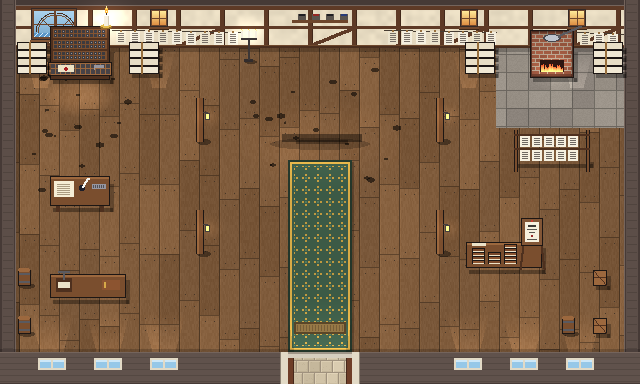

This figure's Python source:
#!/usr/bin/env python3
# Innenraum Buchdruckerei: 40 x 24 Kacheln a 16 px, Topdown, gleiche Bausteine wie die anderen Raeume.
# Aufruf: python3 innen/druckerei.py
# Ausgabe: druckerei.png, druckerei_2x.png, druckerei_kollision.png, druckerei.json, druckerei_daten.js
#          druckerei_presse.png: Sprite-Blatt der Druckerpresse (16 Bilder a 128 x 128, transparent),
#          das Spiel spielt es ab, damit sich Karren, Bengel, Tiegel und Deckel wirklich bewegen.

import json, math, os, random, struct, sys, zlib

HERE = os.path.dirname(os.path.abspath(__file__))
sys.path.insert(0, HERE)
sys.path.insert(0, os.path.join(HERE, "..", "welt"))
import generator as G  # noqa: E402
import observatorium as O  # noqa: E402  (Moebel und Wandbausteine)

T = 16
W, H = 40, 24
PW, PH = W * T, H * T
cv = G.Canvas(PW, PH)
G.cv = O.cv = cv
h2, mul, jit, lerp = G.h2, G.mul, G.jit, G.lerp
DARK = G.DARK

# ---------------------------------------------------------------- Raster
# '#' Boden, 'X' Wand/Moebel, 'A' Ausgang, 'S' Eintrittsstelle, 'I' Interaktionsflaeche
grid = [["#"] * W for _ in range(H)]

def fill(x0, y0, x1, y1, t):
    for y in range(y0, y1 + 1):
        for x in range(x0, x1 + 1):
            grid[y][x] = t

fill(0, 0, W - 1, 2, "X")
fill(0, 0, 0, H - 1, "X")
fill(W - 1, 0, W - 1, H - 1, "X")
fill(0, 22, W - 1, H - 1, "X")
fill(18, 22, 21, 22, "A")
fill(18, 20, 21, 20, "S")

# Interaktionen: setzkasten (Auftrag, markiert), setzpult (schreiben), presse (Druckermeister), tafel (Infotafel, freiwillig)
INTERAKTIONEN = [
    {"id": "setzkasten", "objekt": (3, 3, 6, 4), "flaeche": (3, 5, 6, 6), "markiert": True},
    {"id": "setzpult", "objekt": (3, 11, 6, 12), "flaeche": (3, 13, 6, 13), "markiert": False},
    {"id": "presse", "objekt": (17, 3, 22, 8), "flaeche": (18, 9, 21, 9), "markiert": False},
    {"id": "tafel", "objekt": (29, 15, 33, 16), "flaeche": (29, 17, 33, 17), "markiert": False},
]
# Druckerpresse als Sprite: linke obere Ecke in Pixeln, 128 x 128 je Bild
PRESSE = {"x": 16 * T, "y": 16, "w": 128, "h": 128, "bilder": 16}
# Fusspunkt des Druckermeisters am Bengel (Kachelkoordinaten)
MEISTER = {"x": 24.3, "y": 4}

objs = []

def block(x0, y0, w, h, fn):
    for y in range(y0, y0 + h):
        for x in range(x0, x0 + w):
            assert grid[y][x] == "#", ("belegt", x, y)
            grid[y][x] = "X"
    objs.append(((y0 + h) * T, fn))

def mk(f, *a):
    return lambda: f(*a)

# ---------------------------------------------------------------- Boden: grobe Dielen, Steinplatten am Ofen
def planks(x, y):
    row = x // 20                       # Dielen laufen von vorn nach hinten
    off = int(h2(row, 0, 51) * 60)
    seg = (y + off) // 70
    base = [(128, 92, 60), (118, 84, 54), (136, 98, 64), (122, 88, 58)][int(h2(row, seg, 52) * 4)]
    c = jit(base, (h2(x, y // 3, 53) - 0.5) * 9)
    lx = x % 20
    if lx == 19:
        return mul(base, 0.62)
    if lx == 0:
        c = mul(c, 1.07)
    if (y + off) % 70 == 0:
        return mul(base, 0.7)
    if lx in (5, 14) and (y + off) % 70 in (6, 64):
        return (70, 54, 40)             # Naegel
    return c

def slabs(x, y):
    sx, sy = x // 22, y // 18
    base = [(150, 142, 132), (140, 132, 124), (158, 150, 140)][int(h2(sx, sy, 54) * 3)]
    c = jit(base, (h2(x, y, 55) - 0.5) * 8)
    if x % 22 == 0 or y % 18 == 0:
        return mul(base, 0.72)
    return c

def floor_pass():
    b = cv.b
    for y in range(PH):
        for x in range(PW):
            c = slabs(x, y) if (x >= 31 * T and y < 8 * T) else planks(x, y)
            i = (y * PW + x) * 3
            b[i] = c[0]; b[i + 1] = c[1]; b[i + 2] = c[2]
    # Druckerschwaerze: Flecken rund um Presse und Setzpult
    rng = random.Random(7)
    for _ in range(40):
        cx = rng.choice([rng.randint(15 * T, 25 * T), rng.randint(2 * T, 8 * T)])
        cy = rng.randint(4 * T, 12 * T)
        r = rng.uniform(1.5, 4.5)
        cv.shade_ellipse(cx, cy, r, r * 0.6, 0.45)

def pool(cx, cy, rx, ry, f):
    for py in range(int(cy - ry), int(cy + ry) + 1):
        for px in range(int(cx - rx), int(cx + rx) + 1):
            d = ((px - cx) / rx) ** 2 + ((py - cy) / ry) ** 2
            if d < 1:
                cv.shade(px, py, 1 + (f - 1) * (1 - d) ** 1.5)

# ---------------------------------------------------------------- Waende: Fachwerk wie an der Fassade
PUTZ = (234, 222, 196)
BALKEN = (94, 58, 38)

def back_wall():
    hh = 3 * T
    cv.rect(0, 0, PW, 6, O.CAP)
    cv.rect(0, 5, PW, 1, O.CAP_L)
    G.wall(0, 6, PW, hh - 6, PUTZ, "plaster")
    for bx in range(0, PW, 44):                       # Staender
        cv.rect(bx, 6, 5, hh - 8, BALKEN)
        cv.rect(bx + 4, 6, 1, hh - 8, mul(BALKEN, 0.7))
    cv.rect(0, 6, PW, 4, BALKEN)                      # Rahm
    cv.rect(0, 26, PW, 3, BALKEN)                     # Riegel
    for i, bx in enumerate(range(0, PW - 44, 44)):    # Streben im unteren Feld
        if i % 3 == 1:
            cv.line(bx + 5, 44, bx + 43, 29, BALKEN, 3)
    # Fenster: links der Blick auf das Muehlrad, sonst Butzenscheiben
    wheel_window(2 * T + 2, 11)
    for fx in (9 * T + 8, 28 * T + 14, 35 * T + 10):
        G.window(fx, 11, 14, 14, "lit", frame=(110, 70, 44))
    # Leinen mit trocknenden Boegen quer ueber die Wand
    for y0, x0, x1 in ((30, 7 * T, 15 * T), (30, 24 * T, 31 * T), (32, 36 * T, 39 * T)):
        cv.line(x0, y0, x1, y0 + 2, (70, 60, 50))
        for k, sx in enumerate(range(x0 + 4, x1 - 8, 14)):
            sy = y0 + int((sx - x0) / (x1 - x0) * 2)
            cv.rect(sx, sy + 1, 10, 13, (244, 238, 222) if k % 3 else (236, 228, 206))
            for ly in range(sy + 3, sy + 12, 2):
                cv.rect(sx + 2, ly, 6, 1, (120, 112, 104))
            cv.rect(sx + 4, sy, 2, 2, (150, 110, 60))  # Klammer
    # Regalbrett mit Farbtoepfen
    cv.rect(18 * T + 4, 20, 4 * T - 8, 3, (110, 70, 44))
    for k, col in enumerate(((30, 30, 34), (150, 40, 36), (30, 30, 34), (40, 60, 120))):
        px = 18 * T + 10 + k * 14
        cv.rect(px, 14, 8, 6, (90, 84, 78))
        cv.rect(px + 1, 14, 6, 2, col)
    cv.rect(0, hh - 3, PW, 3, (74, 46, 30))
    cv.rect(0, hh - 3, PW, 1, (110, 72, 44))
    cv.shade_rect(0, hh, PW, 4, 0.78)
    for fx in (2 * T + 2, 9 * T + 8, 28 * T + 14, 35 * T + 10):
        O.light_pool(fx, fx + 14, hh + 40, 40)

def wheel_window(x, y):
    """Grosses Fenster: draussen dreht sich das Muehlrad im Bach."""
    w, h = 40, 26
    cv.rect(x - 3, y - 3, w + 6, h + 6, DARK)
    cv.rect(x - 2, y - 2, w + 4, h + 4, (110, 70, 44))
    for py in range(y, y + h):
        cv.rect(x, py, w, 1, lerp((170, 210, 236), (120, 170, 206), (py - y) / h))
    cx, cy = x + 22, y + 22
    for r, col in ((20, (70, 44, 28)), (18, (120, 80, 50))):
        for k in range(120):
            a = k / 120 * math.pi * 2
            px, py = cx + math.cos(a) * r, cy + math.sin(a) * r
            if y <= py < y + h and x <= px < x + w:
                cv.set(px, py, col)
    for k in range(8):
        a = k * math.pi / 4
        for t in range(0, 19):
            px, py = cx + math.cos(a) * t, cy + math.sin(a) * t
            if y <= py < y + h and x <= px < x + w:
                cv.set(px, py, (100, 64, 40))
    for px in range(x, x + w):
        for py in range(y + h - 4, y + h):
            cv.set(px, py, (90, 150, 200) if (px + py) % 5 else (220, 240, 250))
    cv.rect(x + w // 2, y, 2, h, (110, 70, 44))
    cv.rect(x, y + h // 2, w, 1, (110, 70, 44))
    cv.rect(x - 4, y + h + 3, w + 8, 2, (130, 86, 54))

# ---------------------------------------------------------------- Druckerpresse (Sprite-Blatt mit Transparenz)
class Rgba:
    def __init__(s, w, h):
        s.w, s.h = w, h
        s.b = bytearray(w * h * 4)
    def set(s, x, y, c, a=255):
        x, y = int(x), int(y)
        if 0 <= x < s.w and 0 <= y < s.h:
            i = (y * s.w + x) * 4
            s.b[i:i + 4] = bytes((c[0], c[1], c[2], a))
    def rect(s, x, y, w, h, c):
        for yy in range(int(y), int(y + h)):
            for xx in range(int(x), int(x + w)):
                s.set(xx, yy, c)
    def line(s, x0, y0, x1, y1, c, t=1):
        n = int(max(abs(x1 - x0), abs(y1 - y0)) * 2) + 1
        for k in range(n + 1):
            px, py = x0 + (x1 - x0) * k / n, y0 + (y1 - y0) * k / n
            s.rect(px - t // 2, py - t // 2, t, t, c)
    def ellipse(s, cx, cy, rx, ry, c):
        for yy in range(int(cy - ry), int(cy + ry) + 1):
            for xx in range(int(cx - rx), int(cx + rx) + 1):
                if ((xx - cx) / rx) ** 2 + ((yy - cy) / ry) ** 2 <= 1:
                    s.set(xx, yy, c)
    def blit(s, o, ox):
        for y in range(o.h):
            for x in range(o.w):
                i = (y * o.w + x) * 4
                if o.b[i + 3]:
                    j = (y * s.w + x + ox) * 4
                    s.b[j:j + 4] = o.b[i:i + 4]
    def save(s, path):
        raw = bytearray()
        for y in range(s.h):
            raw += b"\x00" + s.b[y * s.w * 4:(y + 1) * s.w * 4]
        def chunk(t, d):
            return struct.pack(">I", len(d)) + t + d + struct.pack(">I", zlib.crc32(t + d) & 0xFFFFFFFF)
        data = b"\x89PNG\r\n\x1a\n" + chunk(b"IHDR", struct.pack(">IIBBBBB", s.w, s.h, 8, 6, 0, 0, 0))
        data += chunk(b"IDAT", zlib.compress(bytes(raw), 9)) + chunk(b"IEND", b"")
        with open(path, "wb") as f:
            f.write(data)

HOLZ, HOLZ_L, HOLZ_D = (122, 78, 46), (156, 104, 62), (78, 48, 30)
EISEN, EISEN_L = (58, 56, 60), (104, 102, 108)
KONTUR = (28, 22, 20)

def press_frame(k, d, a, t, druck):
    """Eine Ansicht der Presse. k: Karren ausgefahren 0..1, d: Tiegel gesenkt 0..1,
    a: Bengel gezogen 0..1, t: Deckel (Rahmen mit Bogen) aufgeklappt 0..1, druck: Bogen bedruckt."""
    s = Rgba(128, 128)
    cx = 64
    # Schienenbahn (Rippen) mit Vorderbein, laeuft nach vorn zum Betrachter
    s.rect(38, 72, 4, 52, HOLZ_D); s.rect(86, 72, 4, 52, HOLZ_D)
    s.rect(37, 72, 2, 52, KONTUR); s.rect(89, 72, 2, 52, KONTUR)
    for yy in range(76, 124, 8):
        s.rect(42, yy, 44, 2, mul(HOLZ_D, 0.9))
    s.rect(40, 118, 48, 6, HOLZ); s.rect(40, 123, 48, 2, KONTUR)
    # Karren mit Form (gesetzte Lettern) faehrt auf den Schienen
    ky = 70 + int(k * 30)
    s.rect(40, ky, 48, 20, KONTUR)
    s.rect(41, ky + 1, 46, 18, HOLZ_L)
    s.rect(46, ky + 4, 36, 12, (54, 50, 52))                   # Form: Bleisatz, eingefaerbt
    for ly in range(ky + 5, ky + 15, 2):
        s.rect(48, ly, 32, 1, (84, 80, 84))
    s.rect(84, ky + 6, 5, 6, (140, 140, 146))                  # Kurbel
    # Deckel (Tympan mit Bogen) am hinteren Rand des Karrens, klappt nach oben
    th = int(20 - t * 36)                                      # 20: zu (liegt auf der Form), -16: offen, steht hoch
    if th >= 0:
        s.rect(42, ky + 1, 44, max(1, th), (236, 230, 214))
        s.rect(42, ky + 1, 44, 1, KONTUR)
    else:
        top = ky + th
        s.rect(42, top, 44, -th + 1, KONTUR)
        s.rect(43, top + 1, 42, -th - 1, (244, 238, 222))
        if druck and -th > 8:
            for ly in range(top + 3, ky - 1, 2):
                s.rect(47, ly, 34, 1, (70, 66, 64))
    # Wangen (Seitenpfosten) und Kopf
    for wx in (26, 90):
        s.rect(wx, 6, 12, 112, KONTUR)
        s.rect(wx + 1, 6, 10, 112, HOLZ)
        s.rect(wx + 1, 6, 3, 112, HOLZ_L)
        s.rect(wx + 8, 6, 3, 112, HOLZ_D)
        s.rect(wx - 3, 114, 18, 8, KONTUR); s.rect(wx - 2, 114, 16, 6, HOLZ_D)   # Fuesse
    s.rect(24, 2, 80, 8, KONTUR); s.rect(25, 3, 78, 6, HOLZ_L)                   # Krone
    s.rect(24, 14, 80, 14, KONTUR); s.rect(25, 15, 78, 12, HOLZ)                 # Kopf
    s.rect(25, 15, 78, 2, HOLZ_L)
    s.rect(38, 50, 52, 7, KONTUR); s.rect(38, 51, 52, 5, HOLZ)                   # Buechse (Fuehrung)
    # Spindel: Gewinde dreht sich mit dem Bengel
    drop = int(d * 8)
    for yy in range(28, 58 + drop):
        s.rect(cx - 3, yy, 7, 1, EISEN if (yy + int(a * 6)) % 4 < 2 else EISEN_L)
    s.rect(cx - 4, 28, 1, 30 + drop, KONTUR); s.rect(cx + 4, 28, 1, 30 + drop, KONTUR)
    # Tiegel (Druckplatte) haengt an der Spindel und senkt sich auf den Karren
    py = 58 + drop
    s.rect(42, py, 44, 7, KONTUR); s.rect(43, py + 1, 42, 5, EISEN_L)
    s.rect(43, py + 1, 42, 1, (150, 150, 156))
    # Bengel: Hebel an der Spindel. In Ruhe zeigt er nach hinten, beim Ziehen schwingt er zum Drucker nach rechts vorn
    ang = -0.9 + a * 1.05
    ex, ey = cx + math.cos(ang) * 58, 40 + math.sin(ang) * 24
    s.line(cx, 40, ex, ey, KONTUR, 4)
    s.line(cx, 40, ex, ey, (80, 78, 84), 2)
    s.ellipse(ex, ey, 3, 3, KONTUR); s.ellipse(ex, ey, 2, 2, HOLZ_L)            # Griff
    s.ellipse(cx, 40, 4, 4, KONTUR); s.ellipse(cx, 40, 3, 3, EISEN_L)
    # Farbballen auf der rechten Wange
    for bx in (95, 103):
        s.rect(bx - 1, 64, 2, 8, HOLZ_D)
        s.ellipse(bx, 62, 4, 3, KONTUR); s.ellipse(bx, 62, 3, 2, (40, 36, 36))
    return s

# Ablauf eines Drucks in 16 Bildern: Deckel zu, einfahren, ziehen, loslassen, ausfahren, Deckel auf
ABLAUF = [(1, 0, 0, 1), (1, 0, 0, 0.5), (1, 0, 0, 0), (0.66, 0, 0, 0), (0.33, 0, 0, 0), (0, 0, 0, 0),
          (0, 0.4, 0.4, 0), (0, 1, 1, 0), (0, 1, 1, 0), (0, 0.4, 0.4, 0), (0, 0, 0, 0),
          (0.33, 0, 0, 0), (0.66, 0, 0, 0), (1, 0, 0, 0), (1, 0, 0, 0.5), (1, 0, 0, 1)]

def export_press():
    blatt = Rgba(128 * len(ABLAUF), 128)
    for i, (k, d, a, t) in enumerate(ABLAUF):
        blatt.blit(press_frame(k, d, a, t, druck=i >= 10), i * 128)
    blatt.save(os.path.join(HERE, "druckerei_presse.png"))

def press_base():
    """Im Raumbild nur Schatten und Standplatz der Presse, die Presse selbst zeichnet das Spiel."""
    x, y = PRESSE["x"], PRESSE["y"]
    cv.shade_rect(x + 26, y + 118, 80, 8, 0.6)
    cv.shade_rect(x + 40, y + 124, 52, 4, 0.7)
    cv.shade_ellipse(x + 64, y + 128, 50, 6, 0.8)

# ---------------------------------------------------------------- Moebel
def type_case(tx, ty):
    """Setzregal mit schraeg gestellten Setzkaesten: hier liegt der Auftrag."""
    x, y, w = tx * T + 2, ty * T - 22, 4 * T - 4
    O.shadow_box(x, y + 20, w, 2 * T + 2)
    cv.rect(x, y, w, 2 * T + 22, KONTUR)
    cv.rect(x + 1, y + 1, w - 2, 2 * T + 20, HOLZ_D)
    for r in range(3):                                   # Setzkaesten mit vielen Faechern
        ry = y + 3 + r * 11
        cv.rect(x + 3, ry, w - 6, 9, HOLZ)
        for fx in range(x + 4, x + w - 4, 4):
            cv.rect(fx, ry + 1, 3, 3, (60, 58, 62))
            cv.rect(fx, ry + 5, 3, 3, (60, 58, 62))
            if h2(fx, ry, 61) < 0.6:
                cv.set(fx + 1, ry + 2, (150, 150, 156))
                cv.set(fx + 1, ry + 6, (150, 150, 156))
    # Schraege Arbeitsflaeche mit Oberkasten und Unterkasten
    ay = y + 36
    cv.rect(x - 2, ay, w + 4, 14, KONTUR)
    cv.rect(x - 1, ay + 1, w + 2, 12, HOLZ_L)
    for fx in range(x + 1, x + w - 2, 5):
        cv.rect(fx, ay + 2, 4, 4, (70, 66, 70))
        cv.rect(fx, ay + 7, 4, 5, (70, 66, 70))
    cv.rect(x + 8, ay + 3, 16, 7, (236, 226, 196))       # Auftrag der Akademie
    cv.ellipse(x + 16, ay + 7, 2, 2, (170, 30, 36))
    cv.rect(x + w - 16, ay + 3, 10, 3, (150, 150, 160))  # Winkelhaken
    cv.rect(x + w - 16, ay + 3, 1, 5, (150, 150, 160))

def composing_desk(tx, ty):
    """Setzpult: Pult mit Papier, Feder und Tintenfass, daneben ein Winkelhaken mit Lettern."""
    x, y, w = tx * T + 2, ty * T, 4 * T - 4
    O.shadow_box(x, y + 2, w, 2 * T - 2)
    cv.rect(x, y, w, 2 * T - 2, KONTUR)
    cv.rect(x + 1, y + 1, w - 2, 2 * T - 4, HOLZ)
    cv.rect(x + 1, y + 1, w - 2, 2, HOLZ_L)
    cv.rect(x + 4, y + 5, 20, 16, (246, 238, 214))
    for ly in range(y + 8, y + 19, 2):
        cv.rect(x + 7, ly, 13, 1, (170, 156, 130))
    cv.ellipse(x + 32, y + 12, 3, 3, (30, 30, 40))
    cv.line(x + 32, y + 11, x + 38, y + 2, (246, 246, 240), 2)
    cv.rect(x + 42, y + 8, 14, 5, (150, 150, 160))
    for fx in range(x + 43, x + 55, 2):
        cv.rect(fx, y + 9, 1, 3, (80, 80, 86))
    cv.rect(x + 6, y + 2 * T - 2, 4, 6, HOLZ_D)
    cv.rect(x + w - 10, y + 2 * T - 2, 4, 6, HOLZ_D)

def furnace(tx, ty):
    """Ofen zum Giessen der Lettern mit Schmelztiegel und Glut."""
    x, y, w, h = tx * T + 2, ty * T - 18, 3 * T - 4, 2 * T + 16
    O.shadow_box(x, y + 16, w, h - 16)
    cv.rect(x, y, w, h, KONTUR)
    G.wall(x + 1, y + 1, w - 2, h - 2, (156, 88, 64), "brick")
    cv.rect(x + 10, y + h - 18, w - 20, 12, (40, 20, 16))
    for k in range(w - 22):
        hh = 3 + int(h2(k, 3, 62) * 6)
        for j in range(hh):
            cv.set(x + 11 + k, y + h - 7 - j, lerp((255, 220, 120), (200, 60, 30), j / hh))
    cv.ellipse(x + w / 2, y + 8, 9, 4, (70, 70, 76))       # Schmelztiegel mit Blei
    cv.ellipse(x + w / 2, y + 8, 7, 3, (190, 196, 206))
    cv.line(x + w / 2 + 6, y + 6, x + w + 6, y - 4, (90, 90, 96), 2)   # Kelle
    O.glow(x + w / 2, y + h - 10, 34, 1.35)

def paper_bales(tx, ty):
    x, y = tx * T + 1, ty * T - 6
    for k in range(4):
        by = y + k * 8
        O.shadow_box(x, by, 2 * T - 2, 8)
        cv.rect(x, by, 2 * T - 2, 8, KONTUR)
        cv.rect(x + 1, by + 1, 2 * T - 4, 6, (240, 232, 212) if k % 2 else (232, 222, 198))
        cv.rect(x + 12, by, 2, 8, (150, 110, 60))

def drying_rack(tx, ty):
    """Trockengestell mit frisch gedruckten Boegen."""
    x, y, w = tx * T, ty * T - 14, 5 * T
    O.shadow_box(x + 2, y + 26, w - 4, 8)
    for px in (x + 2, x + w - 6):
        cv.rect(px, y, 4, 42, KONTUR); cv.rect(px + 1, y, 2, 42, HOLZ)
    for ly in (y + 4, y + 18):
        cv.rect(x + 2, ly, w - 4, 2, HOLZ_D)
        for sx in range(x + 8, x + w - 12, 12):
            cv.rect(sx, ly + 2, 10, 11, (246, 240, 224))
            for ty2 in range(ly + 4, ly + 12, 2):
                cv.rect(sx + 2, ty2, 6, 1, (110, 104, 98))

def book_table(tx, ty):
    """Tisch mit gebundenen Exemplaren von Lockes Essay und einer Schautafel mit dem Titelblatt."""
    x, y, w = tx * T, ty * T, 5 * T
    O.shadow_box(x + 2, y + 2, w - 4, 2 * T - 4)
    cv.rect(x + 2, y + 2, w - 4, 2 * T - 6, KONTUR)
    cv.rect(x + 3, y + 3, w - 6, 2 * T - 8, HOLZ)
    cv.rect(x + 3, y + 3, w - 6, 2, HOLZ_L)
    for k, (bx, n) in enumerate(((x + 8, 4), (x + 24, 3), (x + 40, 5))):   # Buecherstapel
        for j in range(n):
            by = y + 20 - j * 4
            cv.rect(bx, by, 13, 4, KONTUR)
            cv.rect(bx + 1, by + 1, 11, 2, (122, 72, 42) if (j + k) % 2 else (140, 84, 48))
            cv.rect(bx + 1, by + 3, 11, 1, (236, 226, 200))
    cv.rect(x + 8, y + 3, 14, 3, (236, 226, 200))                          # aufgeschlagenes Exemplar
    # Schautafel auf einer Staffelei: Titelblatt des Essay (1690), angeheftet
    ex = x + w - 18
    cv.line(ex, y - 18, ex - 6, y + 2 * T - 4, HOLZ_D, 2)
    cv.line(ex + 12, y - 18, ex + 18, y + 2 * T - 4, HOLZ_D, 2)
    cv.rect(ex - 5, y - 22, 22, 28, KONTUR)
    cv.rect(ex - 4, y - 21, 20, 26, (130, 86, 54))
    cv.rect(ex - 1, y - 18, 14, 20, (246, 240, 222))
    cv.rect(ex + 2, y - 15, 8, 2, (60, 56, 52))                             # Titelzeilen
    cv.rect(ex + 1, y - 11, 10, 1, (90, 86, 80))
    cv.rect(ex + 3, y - 8, 6, 1, (90, 86, 80))
    cv.rect(ex + 5, y - 5, 2, 2, (150, 40, 36))                             # Druckerzeichen
    cv.rect(ex + 1, y - 1, 10, 1, (90, 86, 80))
    cv.rect(ex + 5, y - 20, 2, 2, (200, 60, 50))                            # Reisszwecke

def barrel(tx, ty):
    cx, b = tx * T + 8, ty * T + 14
    cv.shade_ellipse(cx + 3, b, 8, 3, 0.62)
    cv.rect(cx - 6, b - 16, 13, 16, KONTUR)
    cv.rect(cx - 5, b - 15, 11, 14, HOLZ)
    for yy in (b - 13, b - 5):
        cv.rect(cx - 5, yy, 11, 2, (90, 90, 96))
    cv.ellipse(cx, b - 16, 6, 2.5, HOLZ_L)

def crate(tx, ty):
    x, y = tx * T + 1, ty * T - 2
    O.shadow_box(x, y, 14, 16)
    cv.rect(x, y, 14, 16, KONTUR)
    cv.rect(x + 1, y + 1, 12, 14, HOLZ_L)
    cv.line(x + 1, y + 1, x + 13, y + 15, HOLZ_D)
    cv.rect(x + 1, y + 7, 12, 1, HOLZ_D)

def post(tx, ty):
    """Tragender Holzpfosten mit Laterne."""
    cx, b = tx * T + 8, ty * T + 14
    cv.shade_ellipse(cx + 4, b, 7, 3, 0.6)
    cv.rect(cx - 4, b - 44, 8, 44, KONTUR)
    cv.rect(cx - 3, b - 44, 6, 44, HOLZ)
    cv.rect(cx - 3, b - 44, 2, 44, HOLZ_L)
    cv.rect(cx + 3, b - 30, 5, 1, (60, 54, 54))
    cv.rect(cx + 5, b - 29, 5, 7, (60, 54, 54))
    cv.rect(cx + 6, b - 28, 3, 5, (255, 214, 120))
    O.glow(cx + 7, b - 26, 22, 1.25)

def bench(tx, ty, tw):
    """Werkbank des Buchbinders mit kleiner Stockpresse."""
    x, y, w = tx * T, ty * T, tw * T
    O.shadow_box(x + 2, y + 2, w - 4, 2 * T - 6)
    cv.rect(x + 2, y + 2, w - 4, 2 * T - 8, KONTUR)
    cv.rect(x + 3, y + 3, w - 6, 2 * T - 10, HOLZ)
    cv.rect(x + 3, y + 3, w - 6, 2, HOLZ_L)
    cv.rect(x + 8, y + 6, 16, 14, HOLZ_D)                       # Stockpresse
    cv.rect(x + 15, y, 2, 8, (90, 90, 96))
    cv.rect(x + 10, y - 1, 12, 2, (90, 90, 96))
    cv.rect(x + 10, y + 10, 12, 6, (236, 226, 200))
    cv.rect(x + w - 26, y + 8, 18, 10, (140, 84, 48))           # Leder
    cv.rect(x + w - 24, y + 10, 2, 6, (214, 170, 72))

# ---------------------------------------------------------------- Einrichtung
block(3, 3, 4, 2, mk(type_case, 3, 3))
block(1, 3, 1, 2, mk(paper_bales, 1, 3))
block(8, 3, 2, 2, mk(paper_bales, 8, 3))
block(3, 11, 4, 2, mk(composing_desk, 3, 11))
block(1, 17, 1, 1, mk(barrel, 1, 17))
block(1, 20, 1, 1, mk(barrel, 1, 20))
block(3, 17, 5, 2, mk(bench, 3, 17, 5))
block(12, 8, 1, 1, mk(post, 12, 8))
block(27, 8, 1, 1, mk(post, 27, 8))
block(12, 15, 1, 1, mk(post, 12, 15))
block(27, 15, 1, 1, mk(post, 27, 15))
# Mitte: Druckerpresse (vom Spiel gezeichnet) und Standplatz des Druckermeisters am Bengel
block(17, 3, 6, 6, press_base)
block(24, 3, 1, 2, lambda: None)
block(15, 3, 1, 1, mk(O.candelabra, 15, 3))
# Rechts: Ofen, Papier, Trockengestell, Tisch mit Lockes Essay und Schautafel
block(33, 3, 3, 2, mk(furnace, 33, 3))
block(29, 3, 2, 2, mk(paper_bales, 29, 3))
block(37, 3, 2, 2, mk(paper_bales, 37, 3))
block(32, 9, 5, 2, mk(drying_rack, 32, 9))
block(29, 15, 5, 2, mk(book_table, 29, 15))
block(37, 17, 1, 1, mk(crate, 37, 17))
block(37, 20, 1, 1, mk(crate, 37, 20))
block(35, 20, 1, 1, mk(barrel, 35, 20))

for ia in INTERAKTIONEN:
    x0, y0, x1, y1 = ia["flaeche"]
    for y in range(y0, y1 + 1):
        for x in range(x0, x1 + 1):
            assert grid[y][x] == "#", ("Interaktionsflaeche belegt", ia["id"], x, y)
    fill(x0, y0, x1, y1, "I")


def render():
    floor_pass()
    O.runner(18 * T, 10 * T, 4 * T, 12 * T, (60, 90, 70))
    back_wall()
    O.side_walls()
    O.front_wall()
    pool(20 * T, 9 * T, 90, 50, 1.12)
    for ia in INTERAKTIONEN:
        if ia["markiert"]:
            O.floor_glow(ia["flaeche"])
    for _, f in sorted(objs, key=lambda o: o[0]):
        f()
    for ia in INTERAKTIONEN:
        if ia["markiert"]:
            x0, y0, x1, y1 = ia["objekt"]
            O.marker_candle((x1 + 1) * T - 6, y0 * T - 24)


COLL = {"#": (40, 200, 80), "X": (220, 40, 40), "A": (230, 40, 220), "S": (40, 210, 230), "I": (250, 150, 30)}

def export():
    cv.save(os.path.join(HERE, "druckerei.png"))
    cv.save(os.path.join(HERE, "druckerei_2x.png"), 2)
    ov = G.Canvas(PW, PH)
    ov.b[:] = cv.b
    for ty in range(H):
        for tx in range(W):
            c = COLL[grid[ty][tx]]
            for py in range(ty * T, ty * T + T):
                for px in range(tx * T, tx * T + T):
                    edge = px % T == 0 or py % T == 0
                    ov.set(px, py, lerp(ov.get(px, py), c, 0.8 if edge else 0.5))
    ov.save(os.path.join(HERE, "druckerei_kollision.png"), 2)
    export_press()
    data = {
        "name": "druckerei",
        "kachelgroesse": T, "breite": W, "hoehe": H,
        "legende": {"#": "Boden, begehbar", "X": "Wand oder Moebel", "A": "Ausgang (Tuer nach draussen)",
                    "S": "Eintrittsstelle, begehbar", "I": "Interaktionsflaeche vor einem Objekt, begehbar"},
        "eintritt": {"x": 19, "y": 20, "blick": "up"},
        "ausgang": [{"x": x, "y": 22} for x in range(18, 22)],
        "interaktionen": [{"id": ia["id"], "markiert": ia["markiert"],
                           "flaeche": dict(zip(("x0", "y0", "x1", "y1"), ia["flaeche"])),
                           "objekt": dict(zip(("x0", "y0", "x1", "y1"), ia["objekt"]))}
                          for ia in INTERAKTIONEN],
        "presse": PRESSE,
        "meister": MEISTER,
        "raster": ["".join(r) for r in grid],
    }
    with open(os.path.join(HERE, "druckerei.json"), "w", encoding="utf-8") as f:
        json.dump(data, f, ensure_ascii=False, indent=1)
    with open(os.path.join(HERE, "druckerei_daten.js"), "w", encoding="utf-8") as f:
        f.write("window.INNEN = window.INNEN || {};\nwindow.INNEN.druckerei = " + json.dumps(data, ensure_ascii=False) + ";\n")


if __name__ == "__main__":
    render()
    export()
    print("Fertig:", PW, "x", PH)
